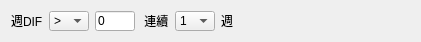
       <widget class="QWidget" name="widget_20" native="true">
        <property name="geometry">
         <rect>
          <x>0</x>
          <y>480</y>
          <width>421</width>
          <height>40</height>
         </rect>
        </property>
        <layout class="QHBoxLayout" name="horizontalLayout_131">
         <item>
          <layout class="QHBoxLayout" name="horizontalLayout_32">
           <item>
            <widget class="QLabel" name="label_80">
             <property name="text">
              <string>週DIF</string>
             </property>
            </widget>
           </item>
           <item>
            <widget class="QComboBox" name="comboBox_32">
             <property name="sizePolicy">
              <sizepolicy hsizetype="Preferred" vsizetype="Fixed">
               <horstretch>0</horstretch>
               <verstretch>0</verstretch>
              </sizepolicy>
             </property>
             <property name="minimumSize">
              <size>
               <width>40</width>
               <height>20</height>
              </size>
             </property>
             <property name="maximumSize">
              <size>
               <width>40</width>
               <height>20</height>
              </size>
             </property>
             <item>
              <property name="text">
               <string>&gt;</string>
              </property>
             </item>
             <item>
              <property name="text">
               <string>&gt;=</string>
              </property>
             </item>
             <item>
              <property name="text">
               <string>&lt;</string>
              </property>
             </item>
             <item>
              <property name="text">
               <string>&lt;=</string>
              </property>
             </item>
             <item>
              <property name="text">
               <string>&lt;&gt;</string>
              </property>
             </item>
             <item>
              <property name="text">
               <string>=</string>
              </property>
             </item>
            </widget>
           </item>
           <item>
            <widget class="QLineEdit" name="lineEdit_12">
             <property name="minimumSize">
              <size>
               <width>40</width>
               <height>20</height>
              </size>
             </property>
             <property name="maximumSize">
              <size>
               <width>40</width>
               <height>20</height>
              </size>
             </property>
             <property name="text">
              <string>0</string>
             </property>
            </widget>
           </item>
           <item>
            <widget class="QLabel" name="label_45">
             <property name="text">
              <string> 連續</string>
             </property>
            </widget>
           </item>
           <item>
            <widget class="QComboBox" name="comboBox_33">
             <property name="sizePolicy">
              <sizepolicy hsizetype="Preferred" vsizetype="Fixed">
               <horstretch>0</horstretch>
               <verstretch>0</verstretch>
              </sizepolicy>
             </property>
             <property name="minimumSize">
              <size>
               <width>40</width>
               <height>20</height>
              </size>
             </property>
             <property name="maximumSize">
              <size>
               <width>40</width>
               <height>20</height>
              </size>
             </property>
             <item>
              <property name="text">
               <string>1</string>
              </property>
             </item>
             <item>
              <property name="text">
               <string>2</string>
              </property>
             </item>
             <item>
              <property name="text">
               <string>3</string>
              </property>
             </item>
             <item>
              <property name="text">
               <string>4</string>
              </property>
             </item>
             <item>
              <property name="text">
               <string>5</string>
              </property>
             </item>
             <item>
              <property name="text">
               <string>6</string>
              </property>
             </item>
             <item>
              <property name="text">
               <string>7</string>
              </property>
             </item>
             <item>
              <property name="text">
               <string>8</string>
              </property>
             </item>
             <item>
              <property name="text">
               <string>9</string>
              </property>
             </item>
             <item>
              <property name="text">
               <string>10</string>
              </property>
             </item>
            </widget>
           </item>
           <item>
            <widget class="QLabel" name="label_46">
             <property name="minimumSize">
              <size>
               <width>40</width>
               <height>20</height>
              </size>
             </property>
             <property name="maximumSize">
              <size>
               <width>40</width>
               <height>20</height>
              </size>
             </property>
             <property name="text">
              <string>週</string>
             </property>
            </widget>
           </item>
          </layout>
         </item>
         <item>
          <spacer name="horizontalSpacer_18">
           <property name="orientation">
            <enum>Qt::Horizontal</enum>
           </property>
           <property name="sizeHint" stdset="0">
            <size>
             <width>40</width>
             <height>20</height>
            </size>
           </property>
          </spacer>
         </item>
        </layout>
       </widget>
